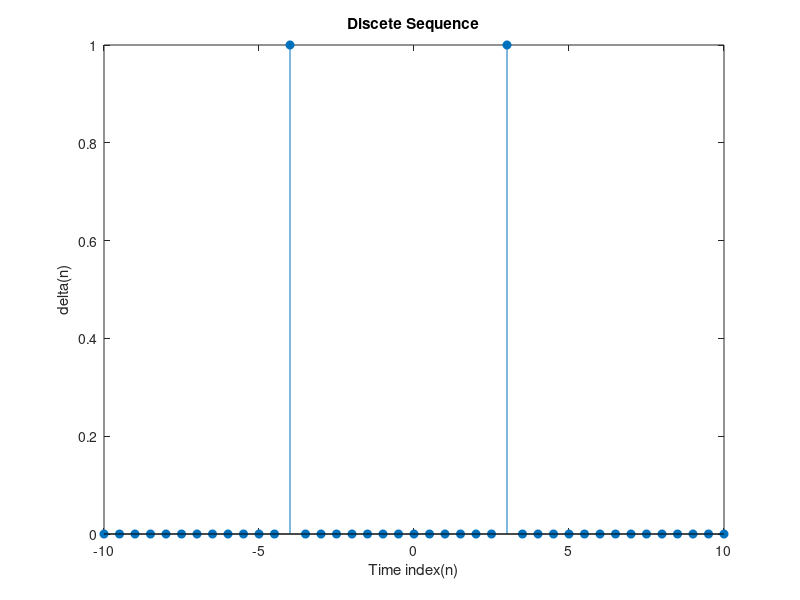

The MATLAB script that drew this image:
%Problem_1a.m
%Candidate No. 137037
%Date Created: 19 ?November ?2015
%Last Modified: 09 December 2015


clear all; close all; clc %Clear all variables, close all figures and clear the command line.
n=[-10:0.5:10]; %Generate a sequence from -10 to 10 in steps of 0.5
delta=(n==3)+(n==-4);
stem(n,delta,'filled'); %plot n against delta
xlabel('Time index(n)');
ylabel('delta(n)');
title('Discete Sequence')
